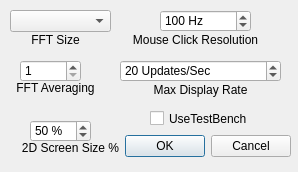
<?xml version="1.0" encoding="UTF-8"?>
<ui version="4.0">
 <class>CDisplayDlg</class>
 <widget class="QDialog" name="CDisplayDlg">
  <property name="geometry">
   <rect>
    <x>0</x>
    <y>0</y>
    <width>298</width>
    <height>172</height>
   </rect>
  </property>
  <property name="windowTitle">
   <string>Display Setup</string>
  </property>
  <widget class="QDialogButtonBox" name="buttonBox">
   <property name="geometry">
    <rect>
     <x>120</x>
     <y>130</y>
     <width>171</width>
     <height>32</height>
    </rect>
   </property>
   <property name="orientation">
    <enum>Qt::Horizontal</enum>
   </property>
   <property name="standardButtons">
    <set>QDialogButtonBox::Cancel|QDialogButtonBox::Ok</set>
   </property>
  </widget>
  <widget class="QComboBox" name="fftSizecomboBox">
   <property name="geometry">
    <rect>
     <x>10</x>
     <y>10</y>
     <width>101</width>
     <height>22</height>
    </rect>
   </property>
  </widget>
  <widget class="QLabel" name="label">
   <property name="geometry">
    <rect>
     <x>10</x>
     <y>30</y>
     <width>91</width>
     <height>20</height>
    </rect>
   </property>
   <property name="text">
    <string>FFT Size</string>
   </property>
   <property name="alignment">
    <set>Qt::AlignCenter</set>
   </property>
  </widget>
  <widget class="QSpinBox" name="fftAvespinBox">
   <property name="geometry">
    <rect>
     <x>20</x>
     <y>60</y>
     <width>61</width>
     <height>22</height>
    </rect>
   </property>
   <property name="minimum">
    <number>1</number>
   </property>
  </widget>
  <widget class="QLabel" name="label_2">
   <property name="geometry">
    <rect>
     <x>0</x>
     <y>80</y>
     <width>111</width>
     <height>16</height>
    </rect>
   </property>
   <property name="text">
    <string>FFT Averaging</string>
   </property>
   <property name="alignment">
    <set>Qt::AlignCenter</set>
   </property>
  </widget>
  <widget class="QSpinBox" name="ClickResolutionspinBox">
   <property name="geometry">
    <rect>
     <x>160</x>
     <y>10</y>
     <width>91</width>
     <height>22</height>
    </rect>
   </property>
   <property name="suffix">
    <string> Hz</string>
   </property>
   <property name="minimum">
    <number>10</number>
   </property>
   <property name="maximum">
    <number>10000</number>
   </property>
   <property name="singleStep">
    <number>10</number>
   </property>
   <property name="value">
    <number>100</number>
   </property>
  </widget>
  <widget class="QLabel" name="label_3">
   <property name="geometry">
    <rect>
     <x>110</x>
     <y>30</y>
     <width>171</width>
     <height>20</height>
    </rect>
   </property>
   <property name="text">
    <string>Mouse Click Resolution</string>
   </property>
   <property name="alignment">
    <set>Qt::AlignCenter</set>
   </property>
  </widget>
  <widget class="QSpinBox" name="MaxDisplayRatespinBox">
   <property name="geometry">
    <rect>
     <x>120</x>
     <y>60</y>
     <width>161</width>
     <height>22</height>
    </rect>
   </property>
   <property name="suffix">
    <string> Updates/Sec</string>
   </property>
   <property name="minimum">
    <number>1</number>
   </property>
   <property name="maximum">
    <number>50</number>
   </property>
   <property name="singleStep">
    <number>1</number>
   </property>
   <property name="value">
    <number>20</number>
   </property>
  </widget>
  <widget class="QLabel" name="label_4">
   <property name="geometry">
    <rect>
     <x>130</x>
     <y>80</y>
     <width>141</width>
     <height>20</height>
    </rect>
   </property>
   <property name="text">
    <string>Max Display Rate</string>
   </property>
   <property name="alignment">
    <set>Qt::AlignCenter</set>
   </property>
  </widget>
  <widget class="QCheckBox" name="checkBoxTestBench">
   <property name="geometry">
    <rect>
     <x>150</x>
     <y>110</y>
     <width>121</width>
     <height>17</height>
    </rect>
   </property>
   <property name="text">
    <string>UseTestBench</string>
   </property>
  </widget>
  <widget class="QSpinBox" name="Screen2DSizespinBox">
   <property name="geometry">
    <rect>
     <x>30</x>
     <y>120</y>
     <width>61</width>
     <height>22</height>
    </rect>
   </property>
   <property name="suffix">
    <string> %</string>
   </property>
   <property name="minimum">
    <number>10</number>
   </property>
   <property name="maximum">
    <number>90</number>
   </property>
   <property name="singleStep">
    <number>10</number>
   </property>
   <property name="value">
    <number>50</number>
   </property>
  </widget>
  <widget class="QLabel" name="label_5">
   <property name="geometry">
    <rect>
     <x>10</x>
     <y>140</y>
     <width>121</width>
     <height>16</height>
    </rect>
   </property>
   <property name="text">
    <string>2D Screen Size %</string>
   </property>
   <property name="alignment">
    <set>Qt::AlignCenter</set>
   </property>
  </widget>
 </widget>
 <resources/>
 <connections>
  <connection>
   <sender>buttonBox</sender>
   <signal>accepted()</signal>
   <receiver>CDisplayDlg</receiver>
   <slot>accept()</slot>
   <hints>
    <hint type="sourcelabel">
     <x>290</x>
     <y>141</y>
    </hint>
    <hint type="destinationlabel">
     <x>157</x>
     <y>274</y>
    </hint>
   </hints>
  </connection>
  <connection>
   <sender>buttonBox</sender>
   <signal>rejected()</signal>
   <receiver>CDisplayDlg</receiver>
   <slot>reject()</slot>
   <hints>
    <hint type="sourcelabel">
     <x>290</x>
     <y>141</y>
    </hint>
    <hint type="destinationlabel">
     <x>286</x>
     <y>274</y>
    </hint>
   </hints>
  </connection>
 </connections>
 <slots>
  <slot>ActivateTestBench()</slot>
 </slots>
</ui>
